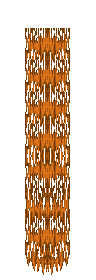
#> input picture assets/shared/effects/move_VFX/0016/000/002.png, 96 x 280 px; the run also reads 1 picture not shown here
$ python build_move_vfx.py
#> lines starting #> are read from the running program, lines starting #| are printed output that depends on the picture
"""Compose the user's move_VFX drop (2026-07-22, assets/shared/effects/
move_VFX — folder-per-effect, folder-per-variant, frame PNGs) into compact
strip sheets under assets/shared/effects/processed/ for EffectFlipbook and
animated Projectiles. References supplied by the user:

  0126/000-007  standard enemy shooter, 8 dirs x 4 frames (flame bolt)
  0013/032-039  standard enemy shooter, 8 dirs x 2 frames (bubble chain)
  0160/001      standard enemy shooter, non-directional pulse flipbook
  0062/000-007  boss shooter, 8 dirs x 1 (star trail)
  0069/000-007  boss shooter, 8 dirs x 1 (dart)
  0055/000      boss gather/charge-up ring (volley flourish)
  0005/001      boss explosion/slam
  0013/040      boss dash wind
  0147/000      standard enemy melee impact
  0235/001      standard enemy dash poof
  0148/pieces   Naruto dodge: substitution log + smoke (composited here)
  0240/000      Naruto special: pulsing rasengan orb

Direction rows are stored [S, SW, W, NW, N, NE, E, SE] = folder order
000..007 (verified in-game via tests/vfx_probe_shot).
"""
from __future__ import annotations

import glob
from pathlib import Path

from PIL import Image

ROOT = Path(__file__).resolve().parent.parent
SRC = ROOT / "assets/shared/effects/move_VFX"
OUT = ROOT / "assets/shared/effects/processed"


def frames_of(folder: str, limit: int | None = None, step: int = 1, start: int = 0):
    files = sorted(glob.glob(str(SRC / folder / "*.png")))[start::step]
    if limit:
        files = files[:limit]
    return [Image.open(f).convert("RGBA") for f in files]


def strip(rows: list[list[Image.Image]], name: str) -> None:
    """rows -> one sheet: vframes=len(rows), hframes=max row length."""
    cw = max(i.width for r in rows for i in r)
    ch = max(i.height for r in rows for i in r)
    cols = max(len(r) for r in rows)
    sheet = Image.new("RGBA", (cw * cols, ch * len(rows)), (0, 0, 0, 0))
    for ry, row in enumerate(rows):
        for cx, img in enumerate(row):
            sheet.alpha_composite(img, (cx * cw + (cw - img.width) // 2,
                                        ry * ch + (ch - img.height) // 2))
    OUT.mkdir(parents=True, exist_ok=True)
    sheet.save(OUT / name)
    print(f"  {name}: {cols}x{len(rows)} cells of {cw}x{ch}")


# directional shooter sets (rows = dirs 000..007)
strip([frames_of(f"0126/{i:03d}") for i in range(8)], "shot_flame.png")
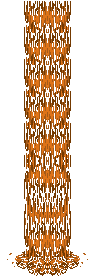
#> input picture assets/shared/effects/move_VFX/0016/000/016.png, 96 x 280 px
#> call 2 of frames_of, with folder = '0126/001', step = 1, start = 0
#> in frames_of (call 2), `files = sorted(glob.glob(str(SRC / folder / "*.png")))[start::step]`: files = 1 item
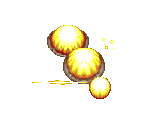
#> input picture assets/shared/effects/move_VFX/0010/001/009.png, 168 x 128 px
#> in strip, `cw = max(i.width for r in rows for i in r)`: cw = 168
#> in strip, `ch = max(i.height for r in rows for i in r)`: ch = 280
#> in strip, `cols = max(len(r) for r in rows)`: cols = 3
#> in strip, `sheet = Image.new("RGBA", (cw * cols, ch * len(rows)), (0, 0, 0, 0))`: sheet: PIL image 504x2240 RGBA; every value is 0
#> the loop in strip, `for ry, row in enumerate(rows):` made 8 passes
#> in strip, img is the input picture: PIL image 168x128 RGBA; mean R, G, B, A 26.8, 23.6, 14, 31.4
#> after the loop in strip, `for ry, row in enumerate(rows):`:
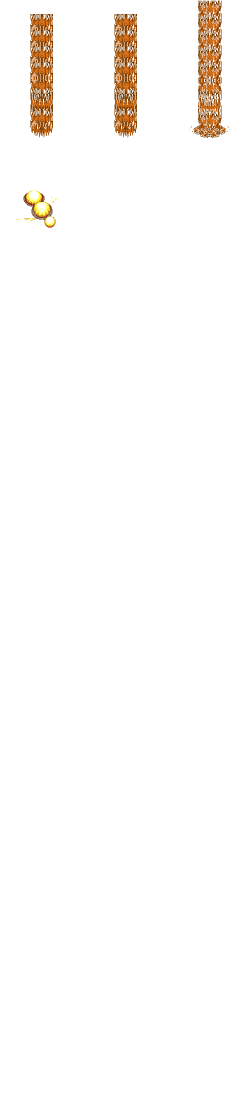
#> sheet: PIL image 504x2240 RGBA (shown at 1/2 size); mean R, G, B, A 4.2, 2.4, 0.6, 6.5; transparent parts drawn white
#|   shot_flame.png: 3x8 cells of 168x280
strip([frames_of(f"0013/{i:03d}") for i in range(32, 40)], "shot_bubble.png")
#> (the run stopped early here; a loop or call above may not have finished)
